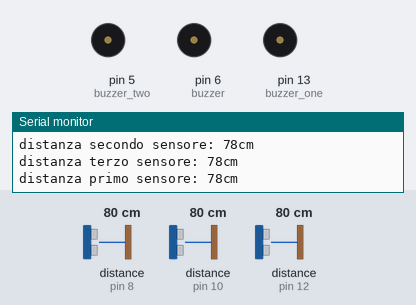
Bench run of a sketch on a simulated Arduino Uno, built with avr-gcc and run on an emulated ATmega328P. On the bench: buzzer (waves = sounding, pin HIGH), the last lines printed to the serial monitor. Wiring (inferred from the names in the program): 3 × ultrasonic range finder: trigger pin 7, echo pin 8 / trigger pin 9, echo pin 10 / trigger pin 11, echo pin 12. Inputs (shaded band) come from the test bench; at power-on: distance to the obstacle (sensors on pin 8, pin 10, pin 12) 80 cm. The echo pulse lasts 58.3 µs per cm; pins used as bus, display or sensor lines are not drawn.

Above: at 1.2 s.
1.3 s: distance to the obstacle (sensor on pin 8) set to 53 cm
4.3 s: distance to the obstacle (sensor on pin 8) set to 48 cm
At 5.5 s:
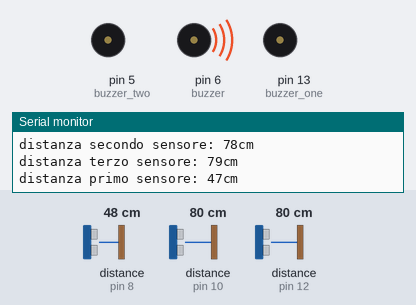
5.8 s: distance to the obstacle (sensor on pin 10) set to 55 cm
8.8 s: distance to the obstacle (sensor on pin 10) set to 45 cm
At 9.2 s:
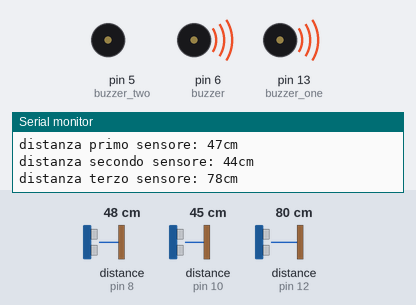
10.4 s: distance to the obstacle (sensor on pin 12) set to 55 cm
13.4 s: distance to the obstacle (sensor on pin 12) set to 48 cm
At 14.9 s:
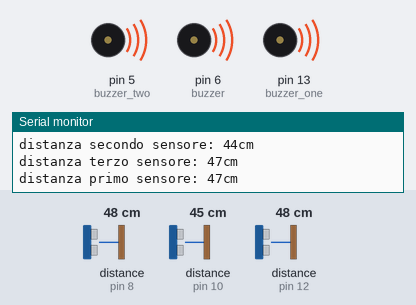
Timing chart, 0 to 16.0 s (numbered marks = the images above; inputs shaded):
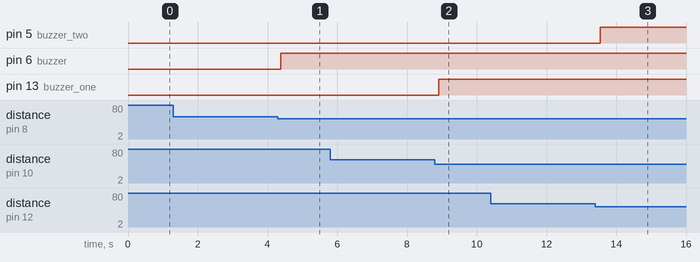

The sketch:

ultimate.ino
```cpp
//HC RS04 Sensore ultrasuoni
int triggerPort = 7;
int echoPort = 8;
int buzzer = 6;

int triggerPort_one = 9;
int echoPort_one = 10;
int buzzer_one = 13;

int triggerPort_two = 11;
int echoPort_two = 12;
int buzzer_two = 5;

void setup() {

pinMode(triggerPort, OUTPUT);
pinMode(triggerPort_one, OUTPUT);
pinMode(triggerPort_two, OUTPUT);

pinMode( echoPort, INPUT );
pinMode(echoPort_one, INPUT);
pinMode(echoPort_two, INPUT);

pinMode(buzzer, OUTPUT);
pinMode(buzzer_one, OUTPUT);
pinMode(buzzer_two, OUTPUT);

Serial.begin( 9600 );
Serial.println( "Sensore ultrasuoni: ");

}

void loop() {
//porta bassa l'uscita del trigger
digitalWrite( triggerPort, LOW );
digitalWrite( triggerPort, HIGH );
delayMicroseconds( 10 );
digitalWrite( triggerPort, LOW );
long duration = pulseIn( echoPort, HIGH );
long r = 0.034 * duration / 2;


digitalWrite( triggerPort_one, LOW );
digitalWrite( triggerPort_one, HIGH );
delayMicroseconds( 10 );
digitalWrite( triggerPort_one, LOW );
long duration_one = pulseIn(echoPort_one, HIGH);
long r_one = 0.034 * duration_one / 2;

digitalWrite( triggerPort_two, LOW );
digitalWrite( triggerPort_two, HIGH );
delayMicroseconds( 10 );
digitalWrite( triggerPort_two, LOW );
long duration_two = pulseIn( echoPort_two, HIGH );
long r_two = 0.034 * duration_two / 2;

/*Serial.print( "durata: " );
Serial.print( duration );
Serial.print( " , " );*/
Serial.print( "distanza primo sensore: " );

//primo sensore

//dopo 38ms è fuori dalla portata del sensore
if( duration > 38000 ) Serial.println( "fuori portata");
else {

Serial.print( r ); Serial.println( "cm" );

if (r < 50) {

 digitalWrite(buzzer, HIGH);

}

else {

 digitalWrite(buzzer, LOW);

}

}

//secondo sensore

Serial.print("distanza secondo sensore: ");

if (duration_one > 38000 ) Serial.println("fuori portata!!");
else {

Serial.print( r_one ); Serial.println( "cm" );

if (r_one < 50) {

 digitalWrite(buzzer_one, HIGH);

}

else {

 digitalWrite(buzzer_one, LOW);

}

}

//terzo sensore

Serial.print( "distanza terzo sensore: " );

//dopo 38ms è fuori dalla portata del sensore
if( duration_two > 38000 ) Serial.println( "fuori portata");
else {

Serial.print( r_two ); Serial.println( "cm" );

if (r_two < 50) {

 digitalWrite(buzzer_two, HIGH);

}

else {

 digitalWrite(buzzer_two, LOW);

}

}

Serial.print("\n\n");

//aspetta 1.5 secondi
delay( 15 );
}
```

Measured:
- the behaviour switches between 51 and 50 cm on distance to the obstacle (sensor on pin 8) (found by bisection; images 0 and 1)
- the behaviour switches between 51 and 50 cm on distance to the obstacle (sensor on pin 10) (found by bisection; images 1 and 2)
- the behaviour switches between 51 and 50 cm on distance to the obstacle (sensor on pin 12) (found by bisection; images 2 and 3)
- after the input at 4.3 s, pin 6 (buzzer): LOW → HIGH after 0.09 s
- after the input at 8.8 s, pin 13 (buzzer_one): LOW → HIGH after 0.12 s
- after the input at 13.4 s, pin 5 (buzzer_two): LOW → HIGH after 0.14 s
